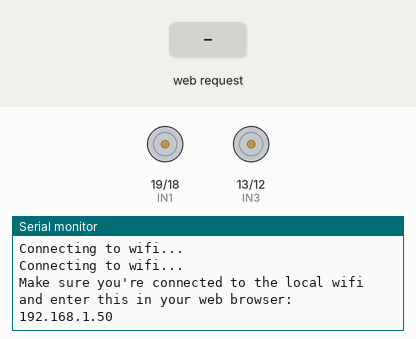
A sketch run on a simulated ESP32. Shown: motor-driver pin pairs drawn as motors (green arrow = first pin HIGH = forward, orange = second pin HIGH = backward, longer = more drive, scaled by the enable pin), the last lines printed to the serial monitor. The inputs (shaded band) are chosen by the test bench. WiFi joins after 1.5 s; servers stay silent unless stated.

Above: at 4.2 s.
4.3 s: HTTP request GET /forward received
At 5.5 s:
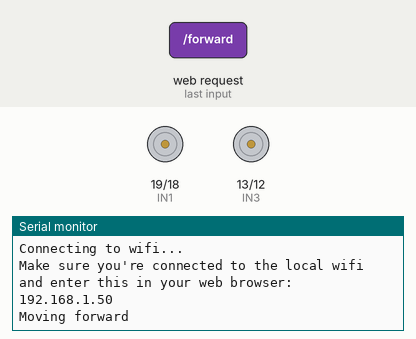
5.8 s: HTTP request GET /backward received
At 6.7 s:
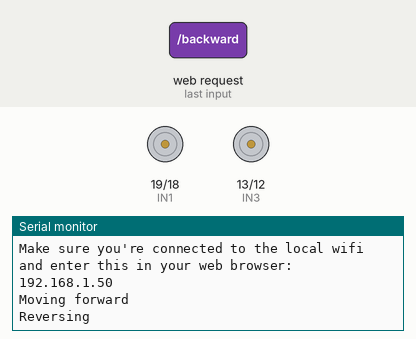
7.3 s: HTTP request GET /left received
At 7.8 s:
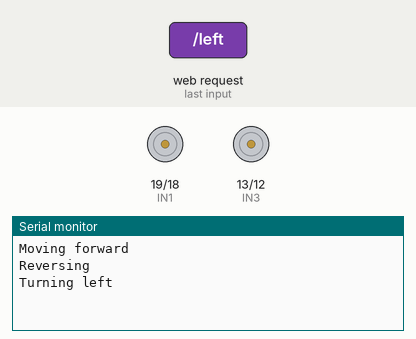
8.8 s: HTTP request GET /right received
At 10.2 s:
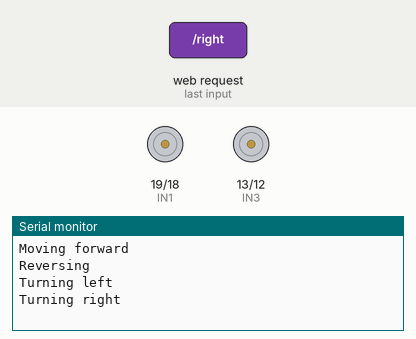

Measured:
- after the input at 4.3 s, the serial monitor: prints a new line at once (image 1)
- after the input at 5.8 s, the serial monitor: prints a new line at once (image 2)
- after the input at 7.3 s, the serial monitor: prints a new line at once (image 3)
- after the input at 8.8 s, the serial monitor: prints a new line at once (image 4)

The sketch:

robot_car.ino
```cpp
//remember to set custom wifi and password
//install esp boards: set additional boards manager url to https://raw.githubusercontent.com/espressif/arduino-esp32/gh-pages/package_esp32_index.json
#include <WiFi.h>
#include <AsyncTCP.h> //must install asynctcp library. Go to tools > manage libraries > search up "asynctcp" > hit install
#include <ESPAsyncWebServer.h> //must install ESPAsyncWebServer library. Go to https://github.com/me-no-dev/ESPAsyncWebServer/archive/master.zip and it should download a file. Go to sketch > include library > add .zip library > select the downloaded file

// FOR CONNECTION OVER LOCAL WIRELESS NETWORK
const char* ssid = ""; //enter the local wifi
const char* password = ""; //enter the password for the wifi

const char* apssid = "";  //set your own wifi name
const char* appassword = "";  //set your own password (at least 8 characters)

int ENA_pin = 21;
int IN1 = 19;
int IN2 = 18;
int IN3 = 13;
int IN4 = 12;
int ENB_pin = 14;
bool usedirect = false; //true = direct connection to board (uses own wifi) false = connects from local wifi

String slider_value = "0";
const char* input_parameter = "value";

AsyncWebServer server(80);

//all of this controls how the webpage looks like and where it redirects when touching a button
const char index_html[] PROGMEM = R"rawliteral(
<!DOCTYPE HTML><html>
<head>
  <meta name="viewport" content="width=device-width, initial-scale=1">
  <title>Car Control</title>
  <style>
    html {font-family: Times New Roman; display: inline-block; text-align: center;}
    h2 {font-size: 2.3rem;}
    p {font-size: 2.0rem;}
    body {
      max-width: 400px; margin:0px auto; padding-bottom: 25px;
      background-image: url('https://cdn.dribbble.com/users/58639/screenshots/3788063/936.jpg');
      background-color: #03cafc;
      background-size: cover;
      background-repeat: no-repeat;
      }
    .slider { -webkit-appearance: none; margin: 14px; width: 360px; height: 25px; background: #ffffff;
      outline: none; -webkit-transition: .2s; transition: opacity .2s;}
    .slider::-webkit-slider-thumb {-webkit-appearance: none; appearance: none; width: 35px; height: 35px; background:#01070a; cursor: pointer;}
    .slider::-moz-range-thumb { width: 35px; height: 35px; background: #01070a; cursor: pointer; }
    .pushbutton {
        padding: 10px 20px;
        font-size: 24px;
        text-align: center;
        outline: none;
        width: 145px;
        color: #000000;
        background-color: #ffffff;
        border: none;
        border-radius: 5px;
        box-shadow: 0 6px #999;
        cursor: pointer;
        -webkit-touch-callout: none;
        -webkit-user-select: none;
        -khtml-user-select: none;
        -moz-user-select: none;
        -ms-user-select: none;
        user-select: none;
        -webkit-tap-highlight-color: rgba(0,0,0,0);
      }
      .pushbutton:hover {background-color: #1f2e45}
      .pushbutton:active {
        background-color: #1f2e45;
        box-shadow: 0 4px #666;
        transform: translateY(2px);
      }

  </style>
</head>
<body>
  <h2>Soccer Bot</h2>
  <p><span id="textslider_value">%SLIDERVALUE%</span></p>
  <p><input type="range" onchange="updateSliderPWM(this)" id="pwmSlider" min="100" max="255" value="%SLIDERVALUE%" step="1" class="slider">Speed Control</p>
  <p><button class="pushbutton" onmousedown="toggleState('forward');" ontouchstart="toggleState('forward');" onmouseup="toggleState('stop');" ontouchend="toggleState('stop');">Accelerate</button></p>
  <p><button class="pushbutton" onmousedown="toggleState('left');" ontouchstart="toggleState('left');" onmouseup="toggleState('stop');" ontouchend="toggleState('stop');">Turn left</button>
  <button class="pushbutton" onmousedown="toggleState('right');" ontouchstart="toggleState('right');" onmouseup="toggleState('stop');" ontouchend="toggleState('stop');">Turn right</button></p>
  <button class="pushbutton" onmousedown="toggleState('backward');" ontouchstart="toggleState('backward');" onmouseup="toggleState('stop');" ontouchend="toggleState('stop');">Reverse</button>
<script>
function updateSliderPWM(element) {
  var slider_value = document.getElementById("pwmSlider").value;
  document.getElementById("textslider_value").innerHTML = slider_value;
  console.log(slider_value);
  var xhr = new XMLHttpRequest();
  xhr.open("GET", "/slider?value="+slider_value, true);
  xhr.send();
}
function toggleState(state){
  var xhr = new XMLHttpRequest();
  xhr.open("GET", "/" + state, true);
  xhr.send();
}

</script>
</body>
</html>
)rawliteral";

String processor(const String& var){
  if (var == "SLIDERVALUE"){
    return slider_value;
  }
  return String();
}

void setup(){
  Serial.begin(115200);
  delay(1000);
  pinMode(ENA_pin, OUTPUT);
  pinMode(IN1, OUTPUT);
  pinMode(IN2, OUTPUT);
  pinMode(ENA_pin, OUTPUT);
  pinMode(IN3, OUTPUT);
  pinMode(IN4, OUTPUT);

  analogWrite(ENA_pin, slider_value.toInt());
  digitalWrite(IN1, LOW);
  digitalWrite(IN2, LOW);
  analogWrite(ENB_pin, slider_value.toInt());
  digitalWrite(IN3, LOW);
  digitalWrite(IN4, LOW);

  if (usedirect == true){
  WiFi.softAP(apssid, appassword);
  IPAddress IP = WiFi.softAPIP();
  Serial.print("Connect to the newly created wifi network and enter this in your web browser: ");
  Serial.println(IP);
  }

  else if (usedirect == false){
  WiFi.begin(ssid, password);
  while (WiFi.status() != WL_CONNECTED) {
    delay(1000);
    Serial.println("Connecting to wifi...");
  }
  Serial.print("Make sure you're connected to the local wifi and enter this in your web browser: ");
  Serial.println(WiFi.localIP());
  }

  //everything below controls happens when certain url links are accessed, aka this is the code for the controller on the web server
  server.on("/", HTTP_GET, [](AsyncWebServerRequest *request){
    request->send_P(200, "text/html", index_html, processor);
  });

  server.on("/slider", HTTP_GET, [] (AsyncWebServerRequest *request) {
    String message;
    if (request->hasParam(input_parameter)) {
      message = request->getParam(input_parameter)->value();
      slider_value = message;
      //motor doesn't function on anything below 100
      if (slider_value.toInt() > 100){
      analogWrite(ENA_pin, slider_value.toInt());
      analogWrite(ENB_pin, slider_value.toInt());
      }
      else{
        analogWrite(ENA_pin, 0);
        analogWrite(ENB_pin, 0);
      }
    }
    else {
      message = "No message sent";
    }
    Serial.println(message);
    request->send(200, "text/plain", "OK");
  });

    server.on("/forward", HTTP_GET, [] (AsyncWebServerRequest *request) {
    digitalWrite(IN1, LOW);
    digitalWrite(IN2, HIGH);
    digitalWrite(IN3, HIGH);
    digitalWrite(IN4, LOW);
    Serial.println("Moving forward");
    request->send(200, "text/plain", "OK");
  });

    server.on("/backward", HTTP_GET, [] (AsyncWebServerRequest *request) {
    digitalWrite(IN1, HIGH);
    digitalWrite(IN2, LOW);
    digitalWrite(IN3, LOW);
    digitalWrite(IN4, HIGH);
    Serial.println("Reversing");
    request->send(200, "text/plain", "OK");
  });

    server.on("/left", HTTP_GET, [] (AsyncWebServerRequest *request) {
    digitalWrite(IN1, HIGH);
    digitalWrite(IN2, LOW);
    digitalWrite(IN3, HIGH);
    digitalWrite(IN4, LOW);
    Serial.println("Turning left");
    request->send(200, "text/plain", "OK");
  });

    server.on("/right", HTTP_GET, [] (AsyncWebServerRequest *request) {
    digitalWrite(IN1, LOW);
    digitalWrite(IN2, HIGH);
    digitalWrite(IN3, LOW);
    digitalWrite(IN4, HIGH);
    Serial.println("Turning right");
    request->send(200, "text/plain", "OK");
  });

    server.on("/stop", HTTP_GET, [] (AsyncWebServerRequest *request) {
    digitalWrite(IN1, LOW);
    digitalWrite(IN2, LOW);
    digitalWrite(IN3, LOW);
    digitalWrite(IN4, LOW);
    Serial.println("Stopped");
    request->send(200, "text/plain", "OK");
  });

  server.begin();
}

void loop() {

}
```
